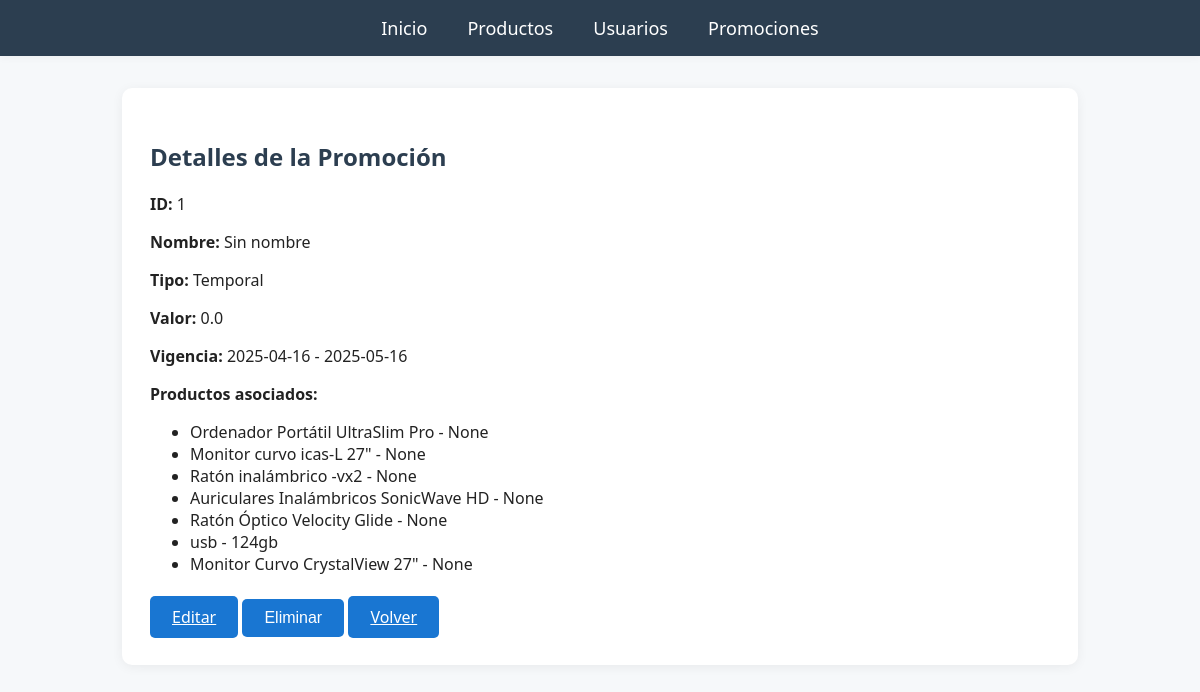
Screenshot of /promocion/1 with the database file from the repository.
### app.py (models this page shows)
class Promocion(db.Model):
    __tablename__ = 'promociones'
    id = db.Column(db.Integer, primary_key=True)
    nombre = db.Column(db.String(100), nullable=False)
    tipo_promocion = db.Column(db.String(50), nullable=False)
    valor = db.Column(db.Float, nullable=False)
    fecha_inicio = db.Column(db.Date, nullable=False)
    fecha_fin = db.Column(db.Date, nullable=False)
    productos = db.relationship('ProductoInventario', secondary=promocion_producto, backref='promociones')

class ProductoInventario(db.Model):
    __tablename__ = 'productos_inventario'
    id = db.Column(db.Integer, primary_key=True, autoincrement=True)
    nombre = db.Column(db.String(255), nullable=False)
    descripcion = db.Column(db.Text, nullable=True)
    cantidad = db.Column(db.Integer, nullable=False)
    precio = db.Column(db.Numeric(10, 2), nullable=False)
    fecha_agregado = db.Column(db.Date, nullable=True)

### app.py (the view)
@app.route('/promocion/<int:id>')
def ver_promocion(id):
    promo = Promocion.query.get_or_404(id)
    return render_template('ver_promocion.html', promo=promo)

### templates/ver_promocion.html
{% extends 'layout.html' %}
{% block content %}
<h2>Detalles de la Promoción</h2>
<p><b>ID:</b> {{ promo.id }}</p>
<p><b>Nombre:</b> {{ promo.nombre }}</p>
<p><b>Tipo:</b> {{ promo.tipo_promocion }}</p>
<p><b>Valor:</b> {{ promo.valor }}</p>
<p><b>Vigencia:</b> {{ promo.fecha_inicio }} - {{ promo.fecha_fin }}</p>
<p><b>Productos asociados:</b></p>
<ul>
    {% for p in promo.productos %}
        <li>{{ p.nombre }} - {{ p.descripcion }}</li>
    {% endfor %}
</ul>
<a href="{{ url_for('editar_promocion', id=promo.id) }}" class="btn-promocion">Editar</a>
<form method="POST" action="{{ url_for('eliminar_promocion', id=promo.id) }}" style="display:inline;">
    <button type="submit" class="btn-promocion" onclick="return confirm('¿Eliminar esta promoción?')">Eliminar</button>
</form>
<a href="{{ url_for('ver_promociones') }}" class="btn-promocion">Volver</a>
{% endblock %}

### static/style.css (style rules this page uses)
body { background: #f6f8fa; font-family: 'Segoe UI', Arial, sans-serif; margin: 0; padding: 0; color: #222; }
h1, h2, h3 { font-weight: 700; color: #2c3e50; }
.btn-promocion, button, input[type="submit"] { background: #1976d2; color: #fff; border: none; padding: 10px 22px; border-radius: 5px; font-size: 16px; cursor: pointer; margin-top: 8px; transition: background 0.2s; }

### rows the page displays
Promocion: id "1", nombre "Sin nombre", tipo_promocion "Temporal", valor "0.0", fecha_inicio "2025-04-16", fecha_fin "2025-05-16"
ProductoInventario: nombre "Ordenador Portátil UltraSlim Pro", descripcion "None"
ProductoInventario: nombre "Monitor curvo icas-L 27\"", descripcion "None"
ProductoInventario: nombre "Ratón inalámbrico -vx2", descripcion "None"
ProductoInventario: nombre "Auriculares Inalámbricos SonicWave HD", descripcion "None"
ProductoInventario: nombre "Ratón Óptico Velocity Glide", descripcion "None"
ProductoInventario: nombre "usb", descripcion "124gb"
ProductoInventario: nombre "Monitor Curvo CrystalView 27\"", descripcion "None"
